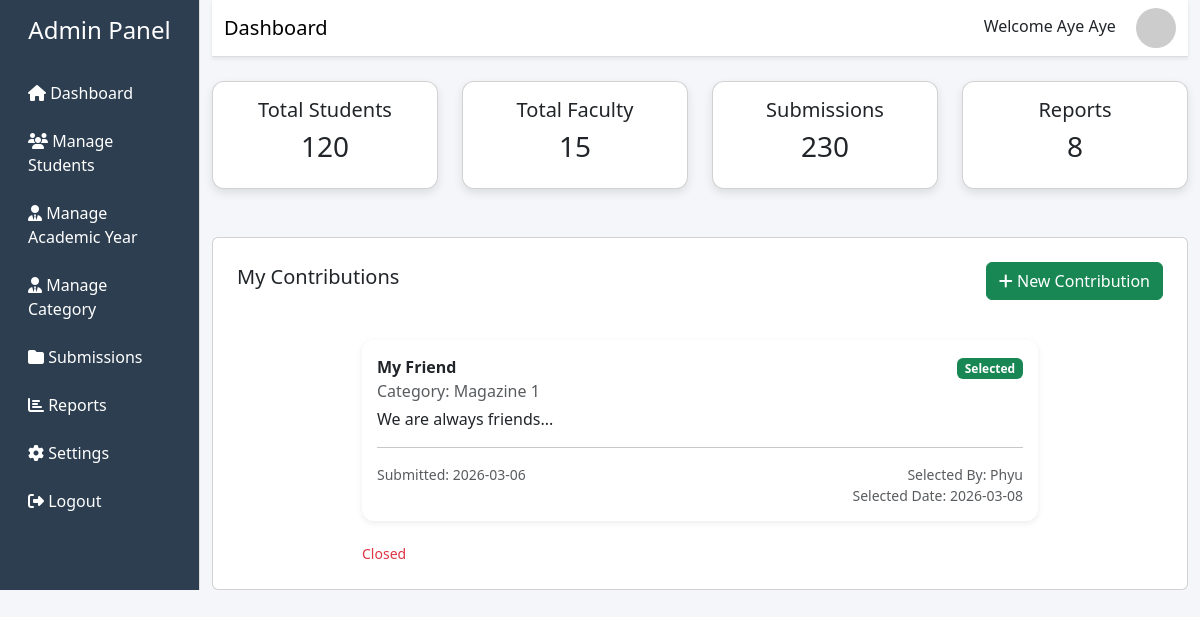
Page /draft.php (signed in) on the committed database.
### tables this page shows
CREATE TABLE `tblcontribution` (
  `contributionid` int(11) NOT NULL,
  `studentid` int(11) NOT NULL,
  `categoryid` int(11) NOT NULL,
  `title` varchar(200) NOT NULL,
  `description` text DEFAULT NULL,
  `submission_date` date NOT NULL,
  `status` enum('draft','submitted','selected','rejected') NOT NULL DEFAULT 'draft',
  `is_selected_for_publication` tinyint(1) DEFAULT 0,
  `selected_by` int(11) DEFAULT NULL,
  `selecteddate` date DEFAULT NULL,
  `filepath1` varchar(255) DEFAULT NULL,
  `filepath2` varchar(255) DEFAULT NULL,
  `filepath3` varchar(255) DEFAULT NULL
);

CREATE TABLE `tblcategory` (
  `categoryid` int(11) NOT NULL,
  `academicyearid` int(11) NOT NULL,
  `categoryname` varchar(100) NOT NULL,
  `categorystartdate` date NOT NULL,
  `categoryclosuredate` date NOT NULL
);

CREATE TABLE `tbluser` (
  `userid` int(11) NOT NULL,
  `facultyid` int(11) DEFAULT NULL,
  `roleid` int(11) NOT NULL,
  `username` varchar(100) NOT NULL,
  `email` varchar(100) NOT NULL,
  `password_hash` varchar(255) NOT NULL,
  `created_at` datetime DEFAULT current_timestamp()
);

### draft.php (the view, shortened to what this page needs)
<?php
require_once("include/connect.php");
$studentid = $_SESSION['userid'];
?>
<!DOCTYPE html>
<html lang="en">
<head>
    <link href="https://cdn.jsdelivr.net/npm/bootstrap@5.3.2/dist/css/bootstrap.min.css" rel="stylesheet">
    <link rel="stylesheet" href="https://cdnjs.cloudflare.com/ajax/libs/font-awesome/6.5.0/css/all.min.css">
    <link rel="stylesheet" href="assets/css/student.css">
</head>
<body>
    <div class="container-fluid">
        <div class="row">
            <div class="col-lg-2 col-md-3 sidebar p-3">
                <h4 class="text-center mb-4">Admin Panel</h4>
                <a href="#"><i class="fa fa-home"></i> Dashboard</a>
                <a href="#"><i class="fa fa-users"></i> Manage Students</a>
                <a href="academic_year_register.php"><i class="fa fa-user-tie"></i> Manage Academic Year</a>
                <a href="category_register.php"><i class="fa fa-user-tie"></i> Manage Category</a>
                <a href="#"><i class="fa fa-folder"></i> Submissions</a>
                <a href="#"><i class="fa fa-chart-bar"></i> Reports</a>
                <a href="#"><i class="fa fa-cog"></i> Settings</a>
                <a href="logout.php"><i class="fa fa-sign-out-alt"></i> Logout</a>
            </div>
            <div class="col-lg-10 col-md-9">
                <nav class="navbar navbar-expand-lg navbar-light bg-white shadow-sm mb-4">
                    <div class="container-fluid">
                        <span class="navbar-brand">Dashboard</span>
                        <div class="ms-auto">
                            <span class="me-3">Welcome <?php
                                                        echo $username = $_SESSION['username'];
                                                        ?></span>
                            <img src="https://i.pravatar.cc/40" class="rounded-circle">
                        </div>
                    </div>
                </nav>
                <div class="row g-4">
                    <div class="col-lg-3 col-md-6 col-sm-12">
                        <div class="card dashboard-card text-center p-3">
                            <h5>Total Students</h5>
                            <h3>120</h3>
                        </div>
                    </div>
                    <div class="col-lg-3 col-md-6 col-sm-12">
                        <div class="card dashboard-card text-center p-3">
                            <h5>Total Faculty</h5>
                            <h3>15</h3>
                        </div>
                    </div>
                    <div class="col-lg-3 col-md-6 col-sm-12">
                        <div class="card dashboard-card text-center p-3">
                            <h5>Submissions</h5>
                            <h3>230</h3>
                        </div>
                    </div>
                    <div class="col-lg-3 col-md-6 col-sm-12">
                        <div class="card dashboard-card text-center p-3">
                            <h5>Reports</h5>
                            <h3>8</h3>
                        </div>
                    </div>
                </div>
                <div class="card mt-5 p-4">
                    <div class="d-flex justify-content-between align-items-center mb-3">
                        <h5>My Contributions</h5>
                        <button class="btn btn-success" data-bs-toggle="modal" data-bs-target="#addContributionModal">
                            <i class="fa fa-plus"></i> New Contribution
                        </button>
                    </div>
                    <div class="container mt-4" style="max-width:700px;">
                        <?php
                        $query = mysqli_query($connection, "
                        SELECT c.*, cat.categoryclosuredate, cat.categoryname, u.username as selector
                        FROM tblcontribution c
                        LEFT JOIN tblcategory cat ON c.categoryid = cat.categoryid
                        LEFT JOIN tbluser u ON c.selected_by = u.userid
                        WHERE c.studentid = '$studentid'
                        ORDER BY c.contributionid DESC
                        ");
                        while ($row = mysqli_fetch_array($query)) {
                        ?>
                            <div class="feed-card">
                                <div class="d-flex justify-content-between">
                                    <strong><?php echo $row['title']; ?></strong>
                                    <span>
                                        <?php
                                        $status = $row['status'];
                                        if ($status == "selected")
                                            echo '<span class="badge bg-success">Selected</span>';
                                        elseif ($status == "rejected")
                                            echo '<span class="badge bg-danger">Rejected</span>';
                                        elseif ($status == "submitted")
                                            echo '<span class="badge bg-warning text-dark">Submitted</span>';
                                        else
                                            echo '<span class="badge bg-secondary">Draft</span>';
                                        ?>
                                    </span>
                                </div>
                                <p class="text-muted mb-1">
                                    Category: <?php echo $row['categoryname']; ?>
                                </p>
                                <p>
                                    <?php echo $row['description']; ?>
                                </p>
                                <hr>
                                <div class="d-flex justify-content-between small text-muted">
                                    <span>Submitted: <?php echo $row['submission_date']; ?></span>
                                    <span>
                                        Selected By: <?php echo $row['selector'] ?? "-"; ?>
                                    </span>
                                </div>
                                <div class="text-end small text-muted">
                                    Selected Date: <?php echo $row['selecteddate'] ?? "-"; ?>
                                </div>
                            </div>
                            <?php
                            $today = date("Y-m-d");
                            if ($today <= $row['categoryclosuredate']) {
                            ?>
                                <button class="btn btn-sm btn-warning"
                                    data-bs-toggle="modal"
                                    data-bs-target="#editModal<?php echo $row['contributionid']; ?>">
                                    <i class="fa fa-edit"></i> Edit
                                </button>
                            <?php
                            } else {
                                echo '<span class="text-danger small">Closed</span>';
                            }
                            ?>
                        <?php
                        }
                        ?>
                    </div>
                </div>
            </div>
        </div>
    </div>
</body>
</html>

### assets/css/student.css (style rules this page uses)
body { background:#fafafa; font-family: 'Segoe UI', sans-serif; }
.sidebar { height:100vh; background:#ffffff; border-right:1px solid #ddd; }
.sidebar a { color:#333; padding:12px; display:block; font-weight:500; }
.navbar { background:#fff; border-bottom:1px solid #ddd; }
.feed-card { background:#fff; border-radius:12px; box-shadow:0 2px 6px rgba(0,0,0,0.08); padding:15px; margin-bottom:20px; }
.badge { font-size:12px; }
.dashboard-card { border-radius: 12px; box-shadow: 0 4px 10px rgba(0, 0, 0, 0.1); }

### draft.php (style rules this page uses)
body { background: #f5f6fa; }
.sidebar { height: auto; background: #2c3e50; color: white; }
.sidebar a { color: white; text-decoration: none; display: block; padding: 12px; }
.dashboard-card { border-radius: 12px; box-shadow: 0 4px 10px rgba(0, 0, 0, 0.1); }

### rows in the picture
tblcontribution: title "My Friend", status "Selected", categoryid.categoryname "Magazine 1", description "We are always friends...", submission_date "2026-03-06", selected_by.username "Phyu", selecteddate "2026-03-08"

### other values in the picture
$username = $_SESSION['username'] "Aye Aye"
